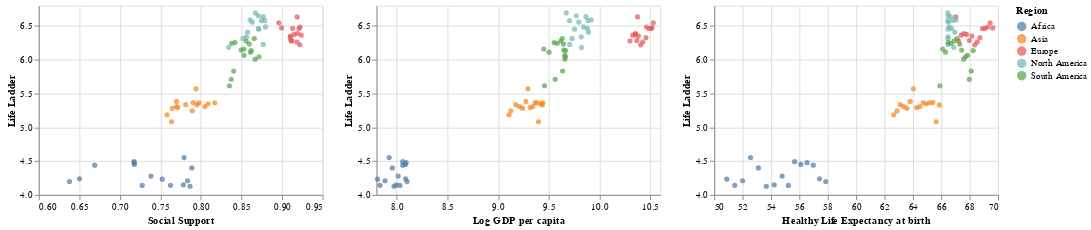

Write notebook code for a chart like this one.
### Markdown cell above
The analysis of the scatter plots reveals a noteworthy observation regarding the relationship between the average life ladder and average healthy life expectancy at birth. Overall, there seems to be a relatively weak correlation between these two variables. However, it is important to note that the trend in North America differs from the other regions. Across most regions, including Europe, Asia, South America, and Africa, there is a consistent linear increase in life expectancy from 2008 to 2022. This implies that over the years, these regions have experienced improvements in health conditions and an overall increase in life expectancy at birth. These positive trends suggest the presence of various factors, such as advancements in healthcare, better access to medical facilities, and improved living standards, contributing to longer life expectancies. However, it is worth mentioning that North America stands out from the other regions in terms of this trend. The scatter plot shows a deviation from the linear increase in life expectancy, indicating a unique pattern within the region. Further exploration and analysis would be required to understand the specific factors driving this difference in North America, as it may be influenced by various socio-economic, cultural, or healthcare-related factors specific to the region. While the correlation between average life ladder and average healthy life expectancy at birth appears weak, it is important to consider that life expectancy is just one aspect contributing to overall well-being and life satisfaction. Other factors, such as social support, income, and personal experiences, also play significant roles in determining individuals' life ladder scores. Therefore, a comprehensive understanding of well-being requires examining multiple dimensions and considering a holistic approach. The observed trends suggest a consistent increase in life expectancy across most regions from 2008 to 2022, indicating positive developments in health conditions. However, the relationship between life ladder scores and healthy life expectancy at birth shows variations among regions, highlighting the need for further investigation into the unique factors shaping these trends, particularly in North America.

### Code cell
# plots showing relationship between variables, grouped by region (ignoring year)

# Social support
scatter_social = alt.Chart(mean_data).mark_circle().encode(
    x=alt.X('Social support:Q', title='Social Support', scale=alt.Scale(zero=False)),
    y=alt.Y('Life Ladder:Q', title='Life Ladder', scale=alt.Scale(zero=False)),
    color='Region:N'
).properties(
    width=300,
    height=200
)

# Log GDP per capita
scatter_gdp = alt.Chart(mean_data).mark_circle().encode(
    x=alt.X('Log GDP per capita:Q', title='Log GDP per capita', scale=alt.Scale(zero=False)),
    y=alt.Y('Life Ladder:Q', title='Life Ladder', scale=alt.Scale(zero=False)),
    color='Region:N'
).properties(
    width=300,
    height=200
)

# Healthy life expectancy at birth
scatter_life_expectancy = alt.Chart(mean_data).mark_circle().encode(
    x=alt.X('Healthy life expectancy at birth:Q', title='Healthy Life Expectancy at birth', scale=alt.Scale(zero=False)),
    y=alt.Y('Life Ladder:Q', title='Life Ladder', scale=alt.Scale(zero=False)),
    color='Region:N'
).properties(
    width=300,
    height=200
)

# combine plots horizontally
combined_plot = alt.hconcat(scatter_social, scatter_gdp, scatter_life_expectancy).resolve_scale(y='independent')

# display
display(combined_plot)

### Figure 1 — Vega-Lite specification as saved in the notebook (floating-point values rounded to 4 significant figures)
{"$schema": "https://vega.github.io/schema/vega-lite/v4.17.0.json", "config": {"view": {"continuousHeight": 300, "continuousWidth": 400}}, "data": {"name": "data-1bc32c162cf691c385fd99cca819182a"}, "datasets": {"data-1bc32c162cf691c385fd99cca819182a": [{"Healthy life expectancy at birth": 50.89, "Life Ladder": 4.233, "Log GDP per capita": 7.811, "Region": "Africa", "Social support": 0.7523, "year": 2008}, {"Healthy life expectancy at birth": 51.44, "Life Ladder": 4.141, "Log GDP per capita": 7.835, "Region": "Africa", "Social support": 0.7624, "year": 2009}, {"Healthy life expectancy at birth": 52, "Life Ladder": 4.209, "Log GDP per capita": 7.884, "Region": "Africa", "Social support": 0.7834, "year": 2010}, {"Healthy life expectancy at birth": 52.56, "Life Ladder": 4.553, "Log GDP per capita": 7.925, "Region": "Africa", "Social support": 0.7791, "year": 2011}, {"Healthy life expectancy at birth": 53.11, "Life Ladder": 4.399, "Log GDP per capita": 7.956, "Region": "Africa", "Social support": 0.7887, "year": 2012}, {"Healthy life expectancy at birth": 53.67, "Life Ladder": 4.128, "Log GDP per capita": 7.973, "Region": "Africa", "Social support": 0.7866, "year": 2013}, {"Healthy life expectancy at birth": 54.23, "Life Ladder": 4.149, "Log GDP per capita": 7.994, "Region": "Africa", "Social support": 0.7783, "year": 2014}, {"Healthy life expectancy at birth": 54.79, "Life Ladder": 4.278, "Log GDP per capita": 8.014, "Region": "Africa", "Social support": 0.7383, "year": 2015}, {"Healthy life expectancy at birth": 55.23, "Life Ladder": 4.139, "Log GDP per capita": 8.031, "Region": "Africa", "Social support": 0.7276, "year": 2016}, {"Healthy life expectancy at birth": 55.66, "Life Ladder": 4.492, "Log GDP per capita": 8.059, "Region": "Africa", "Social support": 0.7176, "year": 2017}, {"Healthy life expectancy at birth": 56.1, "Life Ladder": 4.451, "Log GDP per capita": 8.085, "Region": "Africa", "Social support": 0.718, "year": 2018}, {"Healthy life expectancy at birth": 56.54, "Life Ladder": 4.476, "Log GDP per capita": 8.092, "Region": "Africa", "Social support": 0.7174, "year": 2019}, {"Healthy life expectancy at birth": 56.98, "Life Ladder": 4.44, "Log GDP per capita": 8.059, "Region": "Africa", "Social support": 0.669, "year": 2020}, {"Healthy life expectancy at birth": 57.42, "Life Ladder": 4.237, "Log GDP per capita": 8.088, "Region": "Africa", "Social support": 0.6503, "year": 2021}, {"Healthy life expectancy at birth": 57.86, "Life Ladder": 4.197, "Log GDP per capita": 8.101, "Region": "Africa", "Social support": 0.6379, "year": 2022}, {"Healthy life expectancy at birth": 62.65, "Life Ladder": 5.186, "Log GDP per capita": 9.107, "Region": "Asia", "Social support": 0.7582, "year": 2008}, {"Healthy life expectancy at birth": 62.88, "Life Ladder": 5.244, "Log GDP per capita": 9.126, "Region": "Asia", "Social support": 0.7892, "year": 2009}, {"Healthy life expectancy at birth": 63.11, "Life Ladder": 5.335, "Log GDP per capita": 9.174, "Region": "Asia", "Social support": 0.7811, "year": 2010}, {"Healthy life expectancy at birth": 63.34, "Life Ladder": 5.307, "Log GDP per capita": 9.211, "Region": "Asia", "Social support": 0.7698, "year": 2011}, {"Healthy life expectancy at birth": 63.57, "Life Ladder": 5.281, "Log GDP per capita": 9.243, "Region": "Asia", "Social support": 0.7647, "year": 2012}, {"Healthy life expectancy at birth": 63.8, "Life Ladder": 5.383, "Log GDP per capita": 9.274, "Region": "Asia", "Social support": 0.7699, "year": 2013}, {"Healthy life expectancy at birth": 64.04, "Life Ladder": 5.569, "Log GDP per capita": 9.295, "Region": "Asia", "Social support": 0.7938, "year": 2014}, {"Healthy life expectancy at birth": 64.27, "Life Ladder": 5.292, "Log GDP per capita": 9.316, "Region": "Asia", "Social support": 0.7716, "year": 2015}, {"Healthy life expectancy at birth": 64.49, "Life Ladder": 5.306, "Log GDP per capita": 9.343, "Region": "Asia", "Social support": 0.8049, "year": 2016}, {"Healthy life expectancy at birth": 64.72, "Life Ladder": 5.363, "Log GDP per capita": 9.383, "Region": "Asia", "Social support": 0.7973, "year": 2017}, {"Healthy life expectancy at birth": 64.95, "Life Ladder": 5.349, "Log GDP per capita": 9.418, "Region": "Asia", "Social support": 0.8088, "year": 2018}, {"Healthy life expectancy at birth": 65.18, "Life Ladder": 5.364, "Log GDP per capita": 9.442, "Region": "Asia", "Social support": 0.817, "year": 2019}, {"Healthy life expectancy at birth": 65.41, "Life Ladder": 5.365, "Log GDP per capita": 9.366, "Region": "Asia", "Social support": 0.7903, "year": 2020}, {"Healthy life expectancy at birth": 65.63, "Life Ladder": 5.083, "Log GDP per capita": 9.398, "Region": "Asia", "Social support": 0.7638, "year": 2021}, {"Healthy life expectancy at birth": 65.86, "Life Ladder": 5.331, "Log GDP per capita": 9.434, "Region": "Asia", "Social support": 0.795, "year": 2022}, {"Healthy life expectancy at birth": 67.02, "Life Ladder": 6.634, "Log GDP per capita": 10.38, "Region": "Europe", "Social support": 0.9186, "year": 2008}, {"Healthy life expectancy at birth": 67.21, "Life Ladder": 6.278, "Log GDP per capita": 10.3, "Region": "Europe", "Social support": 0.9122, "year": 2009}, {"Healthy life expectancy at birth": 67.4, "Life Ladder": 6.363, "Log GDP per capita": 10.33, "Region": "Europe", "Social support": 0.9236, "year": 2010}, {"Healthy life expectancy at birth": 67.59, "Life Ladder": 6.389, "Log GDP per capita": 10.36, "Region": "Europe", "Social support": 0.919, "year": 2011}, {"Healthy life expectancy at birth": 67.78, "Life Ladder": 6.375, "Log GDP per capita": 10.36, "Region": "Europe", "Social support": 0.9149, "year": 2012}, {"Healthy life expectancy at birth": 67.97, "Life Ladder": 6.284, "Log GDP per capita": 10.37, "Region": "Europe", "Social support": 0.9109, "year": 2013}, {"Healthy life expectancy at birth": 68.16, "Life Ladder": 6.35, "Log GDP per capita": 10.38, "Region": "Europe", "Social support": 0.9103, "year": 2014}, {"Healthy life expectancy at birth": 68.35, "Life Ladder": 6.22, "Log GDP per capita": 10.41, "Region": "Europe", "Social support": 0.9219, "year": 2015}, {"Healthy life expectancy at birth": 68.54, "Life Ladder": 6.261, "Log GDP per capita": 10.43, "Region": "Europe", "Social support": 0.9185, "year": 2016}, {"Healthy life expectancy at birth": 68.72, "Life Ladder": 6.327, "Log GDP per capita": 10.46, "Region": "Europe", "Social support": 0.9101, "year": 2017}, {"Healthy life expectancy at birth": 68.9, "Life Ladder": 6.462, "Log GDP per capita": 10.49, "Region": "Europe", "Social support": 0.9209, "year": 2018}, {"Healthy life expectancy at birth": 69.08, "Life Ladder": 6.464, "Log GDP per capita": 10.51, "Region": "Europe", "Social support": 0.9131, "year": 2019}, {"Healthy life expectancy at birth": 69.26, "Life Ladder": 6.485, "Log GDP per capita": 10.46, "Region": "Europe", "Social support": 0.9221, "year": 2020}, {"Healthy life expectancy at birth": 69.45, "Life Ladder": 6.546, "Log GDP per capita": 10.53, "Region": "Europe", "Social support": 0.8961, "year": 2021}, {"Healthy life expectancy at birth": 69.63, "Life Ladder": 6.471, "Log GDP per capita": 10.52, "Region": "Europe", "Social support": 0.8995, "year": 2022}, {"Healthy life expectancy at birth": 66.47, "Life Ladder": 6.226, "Log GDP per capita": 9.706, "Region": "North America", "Social support": 0.8769, "year": 2008}, {"Healthy life expectancy at birth": 66.47, "Life Ladder": 6.693, "Log GDP per capita": 9.672, "Region": "North America", "Social support": 0.8671, "year": 2009}, {"Healthy life expectancy at birth": 66.47, "Life Ladder": 6.578, "Log GDP per capita": 9.704, "Region": "North America", "Social support": 0.8787, "year": 2010}, {"Healthy life expectancy at birth": 66.47, "Life Ladder": 6.315, "Log GDP per capita": 9.73, "Region": "North America", "Social support": 0.8519, "year": 2011}, {"Healthy life expectancy at birth": 66.48, "Life Ladder": 6.453, "Log GDP per capita": 9.753, "Region": "North America", "Social support": 0.8713, "year": 2012}, {"Healthy life expectancy at birth": 66.48, "Life Ladder": 6.651, "Log GDP per capita": 9.771, "Region": "North America", "Social support": 0.8707, "year": 2013}, {"Healthy life expectancy at birth": 66.48, "Life Ladder": 6.557, "Log GDP per capita": 9.796, "Region": "North America", "Social support": 0.8634, "year": 2014}, {"Healthy life expectancy at birth": 66.49, "Life Ladder": 6.339, "Log GDP per capita": 9.821, "Region": "North America", "Social support": 0.8561, "year": 2015}, {"Healthy life expectancy at birth": 66.56, "Life Ladder": 6.486, "Log GDP per capita": 9.843, "Region": "North America", "Social support": 0.8796, "year": 2016}, {"Healthy life expectancy at birth": 66.64, "Life Ladder": 6.637, "Log GDP per capita": 9.866, "Region": "North America", "Social support": 0.8769, "year": 2017}, {"Healthy life expectancy at birth": 66.72, "Life Ladder": 6.463, "Log GDP per capita": 9.88, "Region": "North America", "Social support": 0.871, "year": 2018}, {"Healthy life expectancy at birth": 66.8, "Life Ladder": 6.579, "Log GDP per capita": 9.885, "Region": "North America", "Social support": 0.8746, "year": 2019}, {"Healthy life expectancy at birth": 66.88, "Life Ladder": 6.182, "Log GDP per capita": 9.822, "Region": "North America", "Social support": 0.8341, "year": 2020}, {"Healthy life expectancy at birth": 66.96, "Life Ladder": 6.408, "Log GDP per capita": 9.891, "Region": "North America", "Social support": 0.8574, "year": 2021}, {"Healthy life expectancy at birth": 67.04, "Life Ladder": 6.59, "Log GDP per capita": 9.918, "Region": "North America", "Social support": 0.8607, "year": 2022}, {"Healthy life expectancy at birth": 65.9, "Life Ladder": 5.615, "Log GDP per capita": 9.457, "Region": "South America", "Social support": 0.8351, "year": 2008}, {"Healthy life expectancy at birth": 66.1, "Life Ladder": 6.159, "Log GDP per capita": 9.451, "Region": "South America", "Social support": 0.8529, "year": 2009}, {"Healthy life expectancy at birth": 66.3, "Life Ladder": 6.111, "Log GDP per capita": 9.502, "Region": "South America", "Social support": 0.8611, "year": 2010}, {"Healthy life expectancy at birth": 66.5, "Life Ladder": 6.255, "Log GDP per capita": 9.552, "Region": "South America", "Social support": 0.842, "year": 2011}, {"Healthy life expectancy at birth": 66.7, "Life Ladder": 6.242, "Log GDP per capita": 9.582, "Region": "South America", "Social support": 0.838, "year": 2012}, {"Healthy life expectancy at birth": 66.9, "Life Ladder": 6.277, "Log GDP per capita": 9.617, "Region": "South America", "Social support": 0.8559, "year": 2013}, {"Healthy life expectancy at birth": 67.1, "Life Ladder": 6.315, "Log GDP per capita": 9.633, "Region": "South America", "Social support": 0.8657, "year": 2014}, {"Healthy life expectancy at birth": 67.3, "Life Ladder": 6.232, "Log GDP per capita": 9.645, "Region": "South America", "Social support": 0.8596, "year": 2015}, {"Healthy life expectancy at birth": 67.44, "Life Ladder": 6.142, "Log GDP per capita": 9.648, "Region": "South America", "Social support": 0.8496, "year": 2016}, {"Healthy life expectancy at birth": 67.57, "Life Ladder": 6.008, "Log GDP per capita": 9.658, "Region": "South America", "Social support": 0.8669, "year": 2017}, {"Healthy life expectancy at birth": 67.71, "Life Ladder": 6.044, "Log GDP per capita": 9.663, "Region": "South America", "Social support": 0.8716, "year": 2018}, {"Healthy life expectancy at birth": 67.84, "Life Ladder": 6.066, "Log GDP per capita": 9.658, "Region": "South America", "Social support": 0.8531, "year": 2019}, {"Healthy life expectancy at birth": 67.98, "Life Ladder": 5.711, "Log GDP per capita": 9.563, "Region": "South America", "Social support": 0.8373, "year": 2020}, {"Healthy life expectancy at birth": 68.11, "Life Ladder": 5.833, "Log GDP per capita": 9.636, "Region": "South America", "Social support": 0.8404, "year": 2021}, {"Healthy life expectancy at birth": 68.25, "Life Ladder": 6.135, "Log GDP per capita": 9.666, "Region": "South America", "Social support": 0.862, "year": 2022}]}, "hconcat": [{"encoding": {"color": {"field": "Region", "type": "nominal"}, "x": {"field": "Social support", "scale": {"zero": false}, "title": "Social Support", "type": "quantitative"}, "y": {"field": "Life Ladder", "scale": {"zero": false}, "title": "Life Ladder", "type": "quantitative"}}, "height": 200, "mark": "circle", "width": 300}, {"encoding": {"color": {"field": "Region", "type": "nominal"}, "x": {"field": "Log GDP per capita", "scale": {"zero": false}, "title": "Log GDP per capita", "type": "quantitative"}, "y": {"field": "Life Ladder", "scale": {"zero": false}, "title": "Life Ladder", "type": "quantitative"}}, "height": 200, "mark": "circle", "width": 300}, {"encoding": {"color": {"field": "Region", "type": "nominal"}, "x": {"field": "Healthy life expectancy at birth", "scale": {"zero": false}, "title": "Healthy Life Expectancy at birth", "type": "quantitative"}, "y": {"field": "Life Ladder", "scale": {"zero": false}, "title": "Life Ladder", "type": "quantitative"}}, "height": 200, "mark": "circle", "width": 300}], "resolve": {"scale": {"y": "independent"}}}
